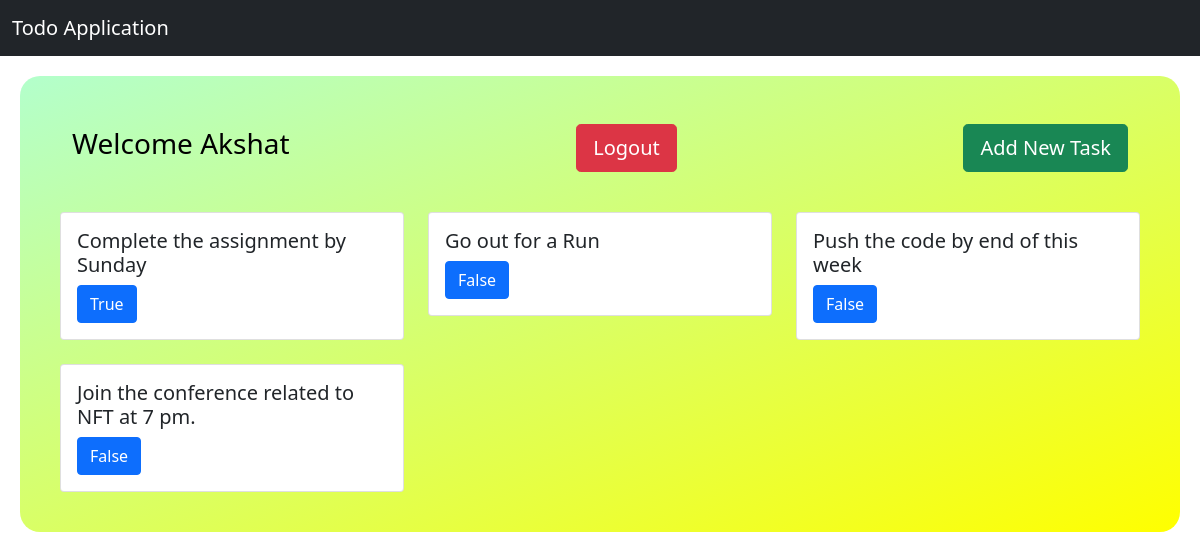
The app's page / (signed in), older data.
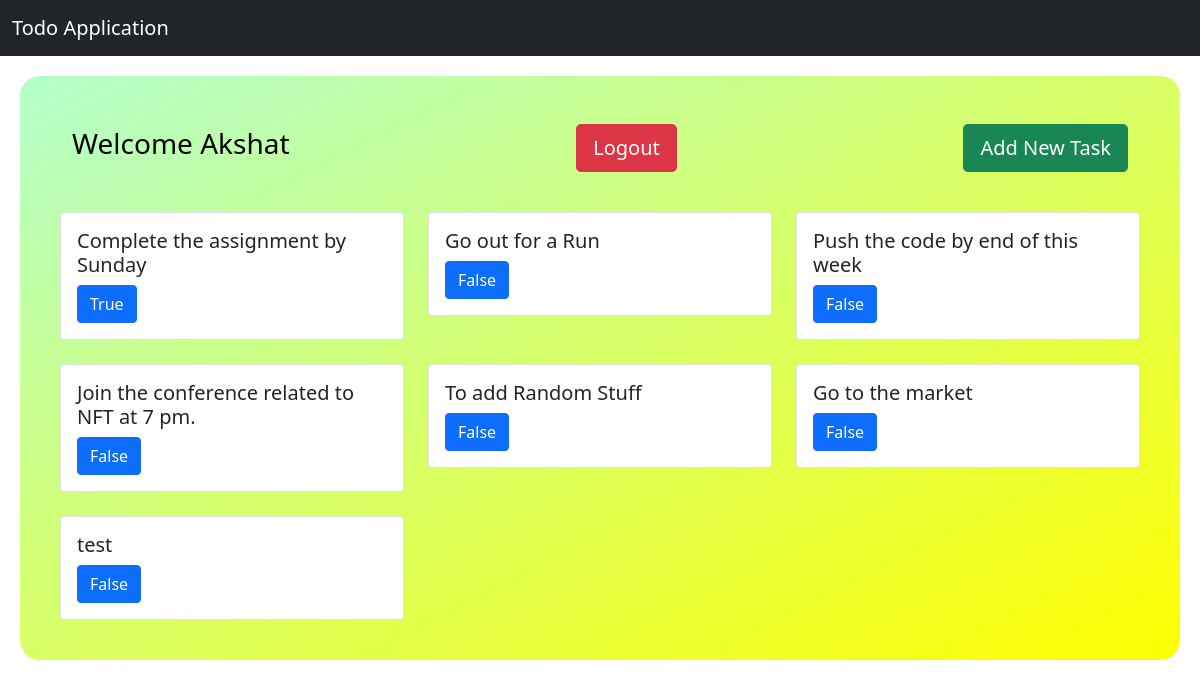
The same page, newer data.
### base/models.py (models this page shows)
class Task(models.Model):
    user = models.ForeignKey(User,on_delete=models.CASCADE,null=True,blank=True)
    title = models.CharField(max_length=300)
    status = models.BooleanField(default=False)

### base/views.py (the view)
# urls.py: path('',TaskList.as_view(),name='tasklist'),
class TaskList(LoginRequiredMixin , ListView): #Login required mixin is a restriction added for users to login before they can view thier list
    model = Task
    context_object_name = 'tasks'
    def get_context_data(self, **kwargs): #only the auth user can see their respective items
        context =  super().get_context_data(**kwargs)
        context['tasks'] = context['tasks'].filter(user=self.request.user) #updating the context object to just view the respective user data
        return context

### base/templates/base/task_list.html
{% extends 'base/base.html' %}
{% block content %}<div class="container-fluid" style="background-image: linear-gradient(to bottom right, rgb(179, 255, 204), yellow); padding: 40px; border-radius: 20px; ">
    <nav class="navbar" style="padding-bottom: 40px;">
      <div class="container-fluid">
      {% if request.user.is_authenticated %}
      <h3 style="color: rgb(0, 0, 0);"> Welcome {{request.user}}</h3>
      <a href="{% url 'logout' %}" class="btn btn-danger btn-lg"  role="button">Logout</a>
      <a href="{% url 'taskcreate' %}" class="btn btn-success btn-lg"  role="button">Add New Task</a>
      {% else %}
      <a href="{% url 'login' %}" class="btn btn-success btn-lg"  role="button" >Login</a>
      {% endif %}
      </div>
    </nav>
    <div class="row row-cols-1 row-cols-md-3 g-4">
      {% for task in tasks %}
      <div class="col">
        <div class="card">
          <div class="card-body">
            <h5 class="card-title">{{task.title}}</h5>
            <a href="#" class="btn btn-primary">{{task.status}}</a>
          </div>
        </div>
      </div>
      {% endfor %}
    </div>
  </div>
  {% endblock content %}

### base/templates/base/base.html (shortened to what this page needs)
<!DOCTYPE html>
<html lang="en">
<head>
    <link href="https://cdn.jsdelivr.net/npm/bootstrap@5.1.3/dist/css/bootstrap.min.css" rel="stylesheet">
</head>
<body>
    <nav class="navbar navbar-dark bg-dark">
        <div class="container-fluid">
          <a class="navbar-brand">Todo Application</a>
        </div>
      </nav>
    <div class="container-fluid" style="padding: 20px;">
            {% block content %} {% endblock content %}
    </div>
</body>
</html>

Row changes from the older to the newer data that the page shows:
added Task: title "To add Random Stuff", status "False"
added Task: title "Go to the market", status "False"
added Task: title "test", status "False"
